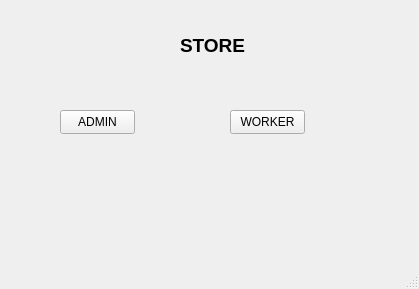
<?xml version="1.0" encoding="UTF-8"?>
<ui version="4.0">
 <class>MainWindow</class>
 <widget class="QMainWindow" name="MainWindow">
  <property name="geometry">
   <rect>
    <x>0</x>
    <y>0</y>
    <width>419</width>
    <height>289</height>
   </rect>
  </property>
  <property name="windowTitle">
   <string>MainWindow</string>
  </property>
  <widget class="QWidget" name="centralwidget">
   <widget class="QLabel" name="label">
    <property name="geometry">
     <rect>
      <x>180</x>
      <y>30</y>
      <width>71</width>
      <height>31</height>
     </rect>
    </property>
    <property name="font">
     <font>
      <pointsize>14</pointsize>
      <bold>true</bold>
     </font>
    </property>
    <property name="text">
     <string>STORE</string>
    </property>
   </widget>
   <widget class="QPushButton" name="pushButton_admin">
    <property name="geometry">
     <rect>
      <x>60</x>
      <y>110</y>
      <width>75</width>
      <height>24</height>
     </rect>
    </property>
    <property name="text">
     <string>ADMIN</string>
    </property>
   </widget>
   <widget class="QPushButton" name="pushButton_2">
    <property name="geometry">
     <rect>
      <x>230</x>
      <y>110</y>
      <width>75</width>
      <height>24</height>
     </rect>
    </property>
    <property name="text">
     <string>WORKER</string>
    </property>
   </widget>
  </widget>
  <widget class="QMenuBar" name="menubar">
   <property name="geometry">
    <rect>
     <x>0</x>
     <y>0</y>
     <width>419</width>
     <height>22</height>
    </rect>
   </property>
  </widget>
  <widget class="QStatusBar" name="statusbar"/>
 </widget>
 <resources/>
 <connections/>
</ui>
